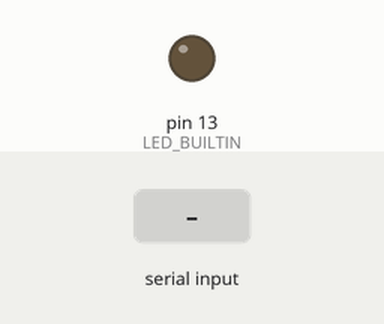
The sketch below on a simulated Arduino Uno, built with avr-gcc and run on an emulated ATmega328P. Shown: output pins drawn as LEDs (lit = HIGH). The test bench sets the inputs (shaded band). No radio packets arrive unless stated; what the sketch prints to the serial monitor is not drawn.

Above: at 1.2 s.
1.3 s: "1\n" received over Serial
Timing chart, 0 to 4.3 s (numbered marks = the images above; inputs shaded):
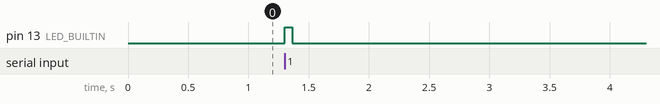

The sketch:

lora_gonderici_ivme.ino
```cpp
//BURADAKİ VERİLER GÖNDERİCİ LORAYA GİDECEK
#include <SPI.h>
#include <LoRa.h>
String inputString = "";     // a string to hold incoming data
bool stringComplete = false; // whether the string is complete
void setup() {

  Serial.begin(9600);
  while (!Serial);
  pinMode(LED_BUILTIN, OUTPUT);
  digitalWrite(LED_BUILTIN, LOW);
  Serial.println("LoRa Sender");

  if (!LoRa.begin(868E6)) {
    Serial.println("Starting LoRa failed!");
    while (1);
  }
}

void loop() {
  if(stringComplete)
	{
     while (LoRa.beginPacket() == 0)
     {
      //Serial.print("waiting for radio ... ");
      delay(10);
    }
		LoRa.beginPacket();
		LoRa.print(inputString);
    LoRa.endPacket(false);
    digitalWrite(LED_BUILTIN, LOW);
    stringComplete =false;

	}
}

void serialEvent()
{
	while (Serial.available())
	{
		char inChar = Serial.read();		 // get the new byte:
		inputString += inChar; // add it to the inputString:
		if (inChar == '\n')
		{
			stringComplete = true;
      digitalWrite(LED_BUILTIN, HIGH);

		}
	}

}
```

Measured:
- after the input at 1.3 s, pin 13 (LED_BUILTIN): LOW → HIGH at once, → LOW 0.06 s later
